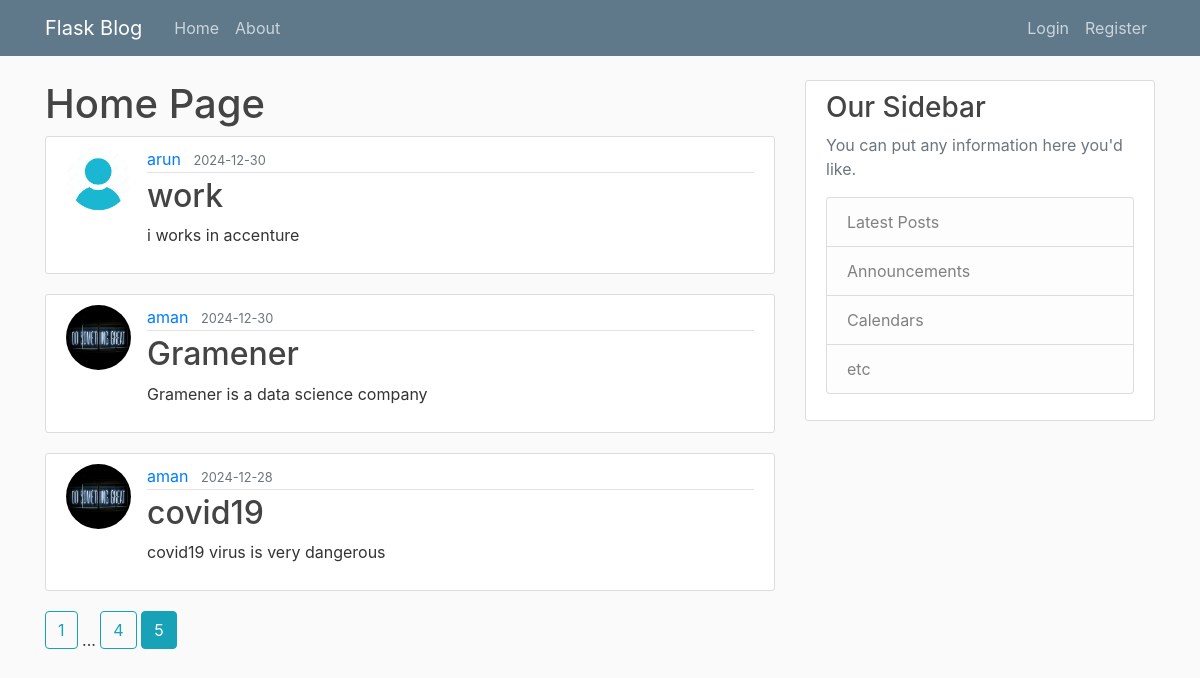
/home?page=5, run on the app's committed database.
### flaskblog/models.py (models this page shows, shortened)
class Post(db.Model, UserMixin):
    id = db.Column(db.Integer, primary_key=True)
    title = db.Column(db.String(100), nullable=False)
    date_posted = db.Column(db.DateTime, nullable=False, default=datetime.utcnow)
    content = db.Column(db.Text, nullable=False)
    user_id = db.Column(db.Integer, db.ForeignKey('user.id'), nullable=False)

class User(db.Model, UserMixin):
    id = db.Column(db.Integer, primary_key=True)
    username = db.Column(db.String(20), unique=True, nullable=False)
    email = db.Column(db.String(120), unique=True, nullable=False)
    image_file = db.Column(db.String(20), nullable=False, default='default.jpg')
    password = db.Column(db.String(60), nullable=False)
    posts = db.relationship('Post', backref='author', lazy=True)

### flaskblog/routes.py (the view)
@app.route('/')
@app.route('/home')
def home():
    page = request.args.get('page', 1, type=int)
    posts = Post.query.order_by(Post.date_posted.desc()).paginate(page=page, per_page=3)
    return render_template('home.html',posts=posts, page=page)

### flaskblog/templates/home.html
{% extends "layout.html" %}
{% block content %}
    <h1>Home Page</h1>
    {% for post in posts.items %}
        <article class="media content-section">
            <img class="rounded-circle article-img" src="{{ url_for('static', filename='profile_pics/' + post.author.image_file) }}">
            <div class="media-body">
            <div class="article-metadata">
                <a class="mr-2" href="{{ url_for('user_posts',username=post.author.username)}}">{{ post.author.username }}</a>
                <small class="text-muted">{{ post.date_posted.strftime('%Y-%m-%d') }}</small>
            </div>
            <h2><a class="article-title" href="{{ url_for('post',post_id=post.id)}}">{{ post.title }}</a></h2>
            <p class="article-content">{{ post.content }}</p>
            </div>
        </article>
    {% endfor %}
    {% for page_num in posts.iter_pages(left_edge=1, right_edge=1, left_current=1, right_current=1) %}
        {% if page_num %}
            {% if page_num == posts.page: %}
                <strong><a class="btn btn-info mb-4" href="{{ url_for('home', page=page_num) }}">{{ page_num }}</a></strong>
            {% else: %}
                <a class="btn btn-outline-info mb-4" href="{{ url_for('home', page=page_num) }}">{{ page_num }}</a>
            {% endif %}
        {% else %}
            ...
        {% endif %}
    {% endfor %}
{% endblock content%}

### flaskblog/static/main.css (style rules this page uses)
body { background: #fafafa; color: #333333; margin-top: 5rem; }
h1, h2, h3, h4, h5, h6 { color: #444444; }
.content-section { background: #ffffff; padding: 10px 20px; border: 1px solid #dddddd; border-radius: 3px; margin-bottom: 20px; }
.article-title { color: #444444; }
.article-content { white-space: pre-line; }
.article-img { height: 65px; width: 65px; margin-right: 16px; }
.article-metadata { padding-bottom: 1px; margin-bottom: 4px; border-bottom: 1px solid #e3e3e3 }

### data on the page
Post: image_file (placeholder picture), author.username "arun", date_posted "2024-12-30", title "work", content "i works in accenture"
Post: image_file (picture), author.username "aman", date_posted "2024-12-30", title "Gramener", content "Gramener is a data science company"
Post: image_file (picture), author.username "aman", date_posted "2024-12-28", title "covid19", content "covid19 virus is very dangerous"

### other printed values
{{ page_num }} "1" "4"
{{ page_num }} "5"
